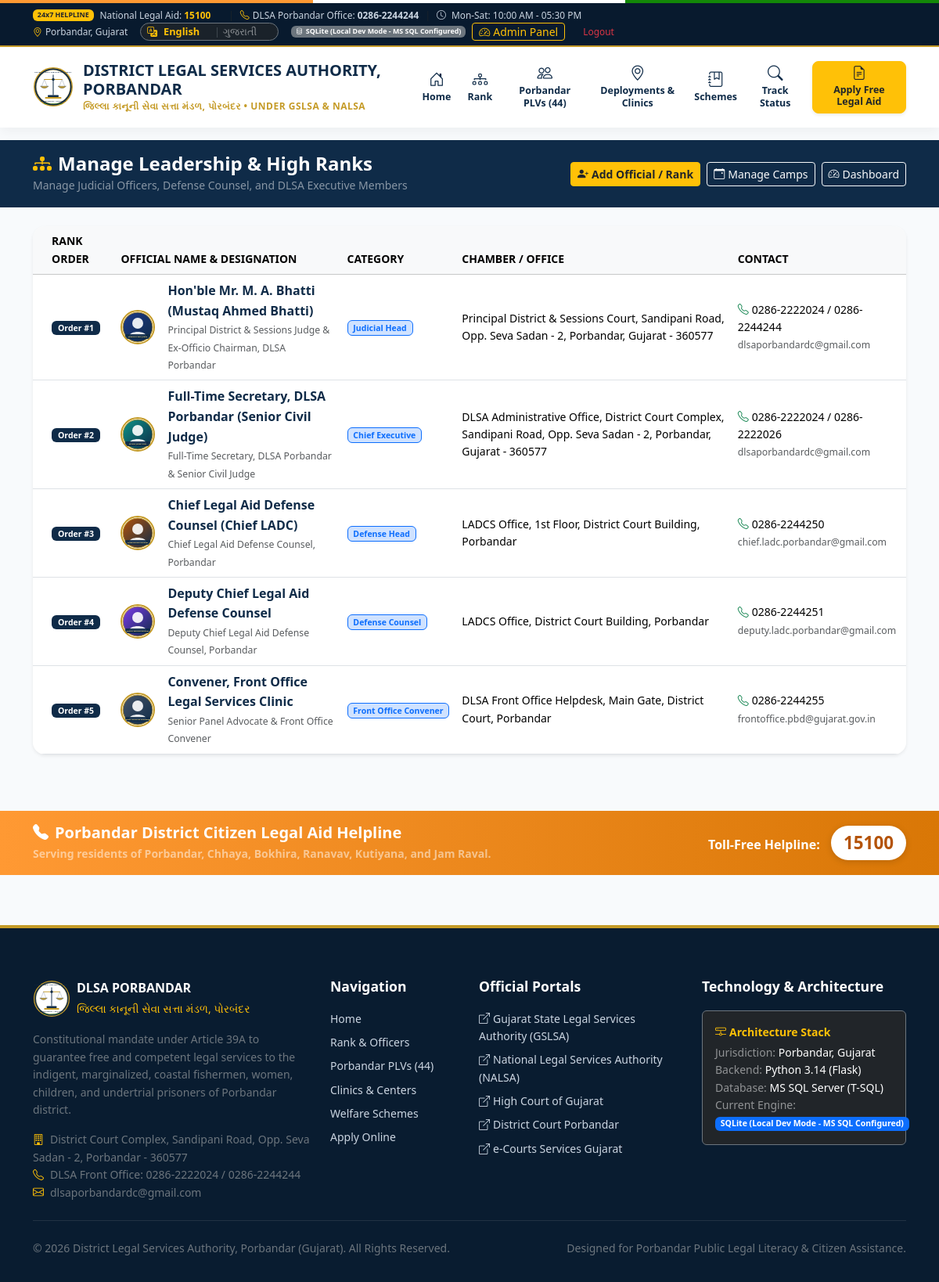
/admin/leadership (signed in), run on the app's committed database.
### models.py (models this page shows, shortened)
class Member(Base):
    __tablename__ = "Members"
    id = Column(Integer, primary_key=True, autoincrement=True)
    name = Column(String(150), nullable=False)
    designation = Column(String(150), nullable=False)
    rank_order = Column(Integer, nullable=False, default=99)
    category = Column(String(80), nullable=False)  # Judicial Leadership, Administration, Legal Aid Defense Counsel, Panel Advocates
    qualification = Column(String(200), nullable=True)
    office_address = Column(String(300), nullable=True)
    email = Column(String(120), nullable=True)
    phone = Column(String(50), nullable=True)
    bio = Column(Text, nullable=True)
    responsibilities = Column(Text, nullable=True)
    photo_url = Column(String(300), nullable=True)
    is_active = Column(Boolean, default=True, nullable=False)
    created_at = Column(DateTime, default=lambda: datetime.now(timezone.utc), nullable=False)

### app.py (the view)
@app.route("/admin/leadership")
@login_required
def admin_leadership():
    db = get_db()
    members = db.query(Member).order_by(Member.rank_order.asc()).all()
    return render_template("admin/leadership.html", members=members)

### app.py (called while the page is built)
def get_db():
    if "db" not in g:
        g.db = SessionLocal()
    return g.db

@app.teardown_appcontext
def teardown_db(exception=None):
    db = g.pop("db", None)
    if db is not None:
        db.close()

@app.context_processor
def inject_global_data():
    lang = session.get("lang") or request.cookies.get("dlsa_lang") or "en"
    if lang not in ["en", "gu"]:
        lang = "en"
    session["lang"] = lang
    return {
        "active_db": ACTIVE_DB_TYPE,
        "active_db_info": DB_CONNECTION_INFO,
        "current_year": datetime.now(timezone.utc).year,
        "current_lang": lang,
        "t": lambda text: get_translation(text, lang),
        "translations_dict": TRANSLATIONS_DICT
    }

def login_required(f):
    @wraps(f)
    def decorated_function(*args, **kwargs):
        if not session.get("admin_user"):
            flash("Please log in to access the DLSA administrative portal.", "warning")
            return redirect(url_for("admin_login"))
        return f(*args, **kwargs)
    return decorated_function

### templates/admin/leadership.html (shortened to what this page needs)
{% extends "base.html" %}
{% block content %}
<div class="bg-navy text-white py-3" style="background: #0f2b48;">
    <div class="container d-flex flex-wrap justify-content-between align-items-center">
        <div>
            <h4 class="fw-bold mb-0"><i class="bi bi-diagram-3-fill me-2 text-warning"></i>Manage Leadership & High Ranks</h4>
            <small class="text-white-50">Manage Judicial Officers, Defense Counsel, and DLSA Executive Members</small>
        </div>
        <div class="d-flex flex-wrap gap-2 mt-2 mt-md-0">
            <button class="btn btn-warning fw-bold text-dark btn-sm" data-bs-toggle="modal" data-bs-target="#addOfficialModal">
                <i class="bi bi-person-plus-fill me-1"></i>Add Official / Rank
            </button>
            <a href="{{ url_for('admin_camps') }}" class="btn btn-outline-light btn-sm"><i class="bi bi-calendar-event me-1"></i>Manage Camps</a>
            <a href="{{ url_for('admin_dashboard') }}" class="btn btn-outline-light btn-sm"><i class="bi bi-speedometer2 me-1"></i>Dashboard</a>
        </div>
    </div>
</div>
<div class="container py-4">
    <div class="card border-0 shadow-sm rounded-4 overflow-hidden bg-white">
        <div class="table-responsive">
            <table class="table table-hover align-middle mb-0">
                <thead class="table-light small text-uppercase text-muted">
                    <tr>
                        <th class="ps-4">Rank Order</th>
                        <th>Official Name & Designation</th>
                        <th>Category</th>
                        <th>Chamber / Office</th>
                        <th>Contact</th>
                    </tr>
                </thead>
                <tbody class="small">
                    {% for m in members %}
                    <tr>
                        <td class="ps-4">
                            <span class="badge bg-navy text-white px-2 py-1">Order #{{ m.rank_order }}</span>
                        </td>
                        <td>
                            <div class="d-flex align-items-center">
                                <img src="{{ m.photo_url }}" alt="{{ m.name }}" class="rounded-circle me-3" style="width: 44px; height: 44px; object-fit: cover; border: 2px solid #c59b27;">
                                <div>
                                    <div class="fw-bold text-navy fs-6">{{ m.name }}</div>
                                    <small class="text-muted">{{ m.designation }}</small>
                                </div>
                            </div>
                        </td>
                        <td>
                            <span class="badge bg-primary-subtle text-primary border border-primary">{{ m.category }}</span>
                        </td>
                        <td>
                            <div>{{ m.office_address }}</div>
                        </td>
                        <td>
                            <div><i class="bi bi-telephone me-1 text-success"></i>{{ m.phone }}</div>
                            <small class="text-muted">{{ m.email }}</small>
                        </td>
                    </tr>
                    {% endfor %}
                </tbody>
            </table>
        </div>
    </div>
</div>
{% endblock %}

### static/css/style.css (style rules this page uses)
:root { --primary-navy: #0f2b48; --secondary-navy: #1a426f; --accent-gold: #c59b27; --accent-gold-light: #f7e9be; --tricolor-saffron: #ff9933; --tricolor-green: #138808; --bg-light: #f8fafc; --card-border: #e2e8f0; --text-dark: #1e293b; --text-muted: #64748b; --success: #10b981; --info: #0284c7; --warning: #f59e0b; }
html, body { overflow-x: hidden; max-width: 100vw; width: 100%; }
body { font-family: 'Segoe UI', system-ui, -apple-system, sans-serif; color: var(--text-dark); background-color: var(--bg-light); line-height: 1.6; }
.bg-navy { background-color: var(--primary-navy) !important; color: #ffffff !important; }
.text-navy { color: var(--primary-navy) !important; }

### data on the page
Member: rank_order "1", photo_url (picture), name "Hon'ble Mr. M. A. Bhatti (Mustaq Ahmed Bhatti)", designation "Principal District & Sessions Judge & Ex-Officio Chairman, DLSA Porbandar", category "Judicial Head", office_address "Principal District & Sessions Court, Sandipani Road, Opp. Seva Sadan - 2, Porbandar, Gujarat - 360577", phone "0286-2222024 / 0286-2244244", email "dlsaporbandardc@gmail.com"
Member: rank_order "2", photo_url (picture), name "Full-Time Secretary, DLSA Porbandar (Senior Civil Judge)", designation "Full-Time Secretary, DLSA Porbandar & Senior Civil Judge", category "Chief Executive", office_address "DLSA Administrative Office, District Court Complex, Sandipani Road, Opp. Seva Sadan - 2, Porbandar, Gujarat - 360577", phone "0286-2222024 / 0286-2222026", email "dlsaporbandardc@gmail.com"
Member: rank_order "3", photo_url (picture), name "Chief Legal Aid Defense Counsel (Chief LADC)", designation "Chief Legal Aid Defense Counsel, Porbandar", category "Defense Head", office_address "LADCS Office, 1st Floor, District Court Building, Porbandar", phone "0286-2244250", email "chief.ladc.porbandar@gmail.com"
Member: rank_order "4", photo_url (picture), name "Deputy Chief Legal Aid Defense Counsel", designation "Deputy Chief Legal Aid Defense Counsel, Porbandar", category "Defense Counsel", office_address "LADCS Office, District Court Building, Porbandar", phone "0286-2244251", email "deputy.ladc.porbandar@gmail.com"
Member: rank_order "5", photo_url (picture), name "Convener, Front Office Legal Services Clinic", designation "Senior Panel Advocate & Front Office Convener", category "Front Office Convener", office_address "DLSA Front Office Helpdesk, Main Gate, District Court, Porbandar", phone "0286-2244255", email "frontoffice.pbd@gujarat.gov.in"

### other printed values
{{ active_db }} "SQLite (Local Dev Mode - MS SQL Configured)"
